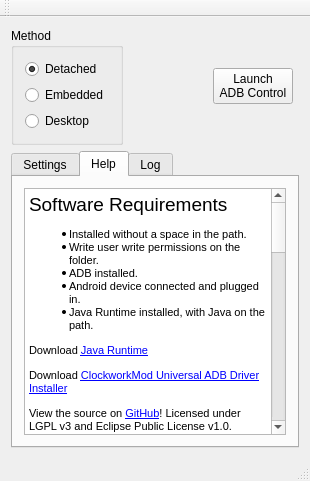
<?xml version="1.0" encoding="UTF-8"?>
<ui version="4.0">
 <class>MainWindow</class>
 <widget class="QMainWindow" name="MainWindow">
  <property name="geometry">
   <rect>
    <x>0</x>
    <y>0</y>
    <width>310</width>
    <height>464</height>
   </rect>
  </property>
  <property name="windowTitle">
   <string>MainWindow</string>
  </property>
  <widget class="QWidget" name="centralWidget">
   <layout class="QGridLayout" name="gridLayout_3">
    <item row="0" column="3">
     <widget class="QPushButton" name="launchAdbButton">
      <property name="text">
       <string>Launch
ADB Control</string>
      </property>
     </widget>
    </item>
    <item row="0" column="2">
     <spacer name="horizontalSpacer">
      <property name="orientation">
       <enum>Qt::Horizontal</enum>
      </property>
      <property name="sizeHint" stdset="0">
       <size>
        <width>40</width>
        <height>20</height>
       </size>
      </property>
     </spacer>
    </item>
    <item row="1" column="0" colspan="5">
     <widget class="QTabWidget" name="tabWidget">
      <property name="currentIndex">
       <number>1</number>
      </property>
      <widget class="QWidget" name="tabWidgetPage1">
       <attribute name="title">
        <string>Settings</string>
       </attribute>
       <layout class="QGridLayout" name="gridLayout">
        <item row="0" column="1">
         <widget class="QLabel" name="label">
          <property name="text">
           <string>config.properties</string>
          </property>
         </widget>
        </item>
        <item row="2" column="1" colspan="2">
         <layout class="QGridLayout" name="gridLayout_2">
          <item row="0" column="1">
           <widget class="QLineEdit" name="adbPathLineEdit">
            <property name="readOnly">
             <bool>true</bool>
            </property>
           </widget>
          </item>
          <item row="2" column="1">
           <widget class="QLineEdit" name="hostImagePathLineEdit">
            <property name="readOnly">
             <bool>true</bool>
            </property>
           </widget>
          </item>
          <item row="3" column="0">
           <widget class="QLabel" name="label_5">
            <property name="text">
             <string>Image Path (device)</string>
            </property>
           </widget>
          </item>
          <item row="2" column="0">
           <widget class="QLabel" name="label_4">
            <property name="text">
             <string>Image Path (host)</string>
            </property>
           </widget>
          </item>
          <item row="0" column="0">
           <widget class="QLabel" name="label_2">
            <property name="text">
             <string>Path to adb.exe</string>
            </property>
           </widget>
          </item>
          <item row="1" column="0">
           <widget class="QLabel" name="label_3">
            <property name="text">
             <string>Screenshot Delay</string>
            </property>
           </widget>
          </item>
          <item row="0" column="2">
           <widget class="QPushButton" name="getAdbPath">
            <property name="sizePolicy">
             <sizepolicy hsizetype="Minimum" vsizetype="Fixed">
              <horstretch>0</horstretch>
              <verstretch>0</verstretch>
             </sizepolicy>
            </property>
            <property name="maximumSize">
             <size>
              <width>30</width>
              <height>16777215</height>
             </size>
            </property>
            <property name="text">
             <string>...</string>
            </property>
           </widget>
          </item>
          <item row="1" column="1" colspan="2">
           <widget class="QSpinBox" name="delaySpinBox">
            <property name="suffix">
             <string> ms</string>
            </property>
            <property name="maximum">
             <number>10000</number>
            </property>
            <property name="singleStep">
             <number>50</number>
            </property>
            <property name="value">
             <number>100</number>
            </property>
           </widget>
          </item>
          <item row="2" column="2">
           <widget class="QPushButton" name="getImagePath">
            <property name="sizePolicy">
             <sizepolicy hsizetype="Minimum" vsizetype="Fixed">
              <horstretch>0</horstretch>
              <verstretch>0</verstretch>
             </sizepolicy>
            </property>
            <property name="maximumSize">
             <size>
              <width>30</width>
              <height>16777215</height>
             </size>
            </property>
            <property name="text">
             <string>...</string>
            </property>
           </widget>
          </item>
          <item row="3" column="1">
           <widget class="QLineEdit" name="deviceImagePathLineEdit"/>
          </item>
         </layout>
        </item>
        <item row="3" column="2">
         <widget class="QPushButton" name="saveButton">
          <property name="text">
           <string>Save
Config File</string>
          </property>
         </widget>
        </item>
        <item row="1" column="1" colspan="2">
         <widget class="QPlainTextEdit" name="configTxtEdit">
          <property name="readOnly">
           <bool>true</bool>
          </property>
          <property name="plainText">
           <string>---</string>
          </property>
         </widget>
        </item>
       </layout>
      </widget>
      <widget class="QWidget" name="tabWidgetPage2">
       <attribute name="title">
        <string>Help</string>
       </attribute>
       <layout class="QGridLayout" name="gridLayout_4">
        <item row="0" column="0">
         <widget class="QTextEdit" name="textEdit">
          <property name="html">
           <string>&lt;!DOCTYPE HTML PUBLIC &quot;-//W3C//DTD HTML 4.0//EN&quot; &quot;http://www.w3.org/TR/REC-html40/strict.dtd&quot;&gt;
&lt;html&gt;&lt;head&gt;&lt;meta name=&quot;qrichtext&quot; content=&quot;1&quot; /&gt;&lt;style type=&quot;text/css&quot;&gt;
p, li { white-space: pre-wrap; }
&lt;/style&gt;&lt;/head&gt;&lt;body style=&quot; font-family:'MS Shell Dlg 2'; font-size:8.25pt; font-weight:400; font-style:normal;&quot;&gt;
&lt;p style=&quot; margin-top:0px; margin-bottom:0px; margin-left:0px; margin-right:0px; -qt-block-indent:0; text-indent:0px;&quot;&gt;&lt;span style=&quot; font-size:14pt;&quot;&gt;Software Requirements&lt;/span&gt;&lt;/p&gt;
&lt;ul style=&quot;margin-top: 0px; margin-bottom: 0px; margin-left: 0px; margin-right: 0px; -qt-list-indent: 1;&quot;&gt;&lt;li style=&quot; font-size:8pt;&quot; style=&quot; margin-top:12px; margin-bottom:0px; margin-left:0px; margin-right:0px; -qt-block-indent:0; text-indent:0px;&quot;&gt;Installed without a space in the path.&lt;/li&gt;
&lt;li style=&quot; font-size:8pt;&quot; style=&quot; margin-top:0px; margin-bottom:0px; margin-left:0px; margin-right:0px; -qt-block-indent:0; text-indent:0px;&quot;&gt;Write user write permissions on the folder.&lt;/li&gt;
&lt;li style=&quot; font-size:8pt;&quot; style=&quot; margin-top:0px; margin-bottom:0px; margin-left:0px; margin-right:0px; -qt-block-indent:0; text-indent:0px;&quot;&gt;ADB installed.&lt;/li&gt;
&lt;li style=&quot; font-size:8pt;&quot; style=&quot; margin-top:0px; margin-bottom:0px; margin-left:0px; margin-right:0px; -qt-block-indent:0; text-indent:0px;&quot;&gt;Android device connected and plugged in.&lt;/li&gt;
&lt;li style=&quot; font-size:8pt;&quot; style=&quot; margin-top:0px; margin-bottom:12px; margin-left:0px; margin-right:0px; -qt-block-indent:0; text-indent:0px;&quot;&gt;Java Runtime installed, with Java on the path.&lt;/li&gt;&lt;/ul&gt;
&lt;p style=&quot; margin-top:0px; margin-bottom:12px; margin-left:0px; margin-right:0px; -qt-block-indent:0; text-indent:0px;&quot;&gt;&lt;span style=&quot; font-size:8pt;&quot;&gt;Download &lt;/span&gt;&lt;a href=&quot;https://java.com/en/download/&quot;&gt;&lt;span style=&quot; font-size:8pt; text-decoration: underline; color:#0000ff;&quot;&gt;Java Runtime&lt;/span&gt;&lt;/a&gt;&lt;/p&gt;
&lt;p style=&quot; margin-top:0px; margin-bottom:12px; margin-left:0px; margin-right:0px; -qt-block-indent:0; text-indent:0px;&quot;&gt;&lt;span style=&quot; font-size:8pt;&quot;&gt;Download &lt;/span&gt;&lt;a href=&quot;http://download.clockworkmod.com/test/UniversalAdbDriverSetup.msi&quot;&gt;&lt;span style=&quot; font-size:8pt; text-decoration: underline; color:#0000ff;&quot;&gt;ClockworkMod Universal ADB Driver Installer&lt;/span&gt;&lt;/a&gt;&lt;/p&gt;
&lt;p style=&quot; margin-top:0px; margin-bottom:12px; margin-left:0px; margin-right:0px; -qt-block-indent:0; text-indent:0px;&quot;&gt;&lt;span style=&quot; font-size:8pt;&quot;&gt;View the source on &lt;/span&gt;&lt;a href=&quot;https://github.com/peteristhegreat/adb_control_gui&quot;&gt;&lt;span style=&quot; font-size:8pt; text-decoration: underline; color:#0000ff;&quot;&gt;GitHub&lt;/span&gt;&lt;/a&gt;&lt;span style=&quot; font-size:8pt;&quot;&gt;! Licensed under LGPL v3 and Eclipse Public License v1.0.&lt;/span&gt;&lt;/p&gt;
&lt;p style=&quot; margin-top:0px; margin-bottom:12px; margin-left:0px; margin-right:0px; -qt-block-indent:0; text-indent:0px;&quot;&gt;&lt;span style=&quot; font-size:8pt;&quot;&gt;This project is an extension/wrapper to &lt;/span&gt;&lt;a href=&quot;http://marian.schedenig.name/2014/07/03/remote-control-your-android-phone-through-adb/&quot;&gt;&lt;span style=&quot; font-size:8pt; text-decoration: underline; color:#0000ff;&quot;&gt;ADB Control&lt;/span&gt;&lt;/a&gt;&lt;span style=&quot; font-size:8pt;&quot;&gt; by Marian Schedenig.&lt;/span&gt;&lt;/p&gt;
&lt;p style=&quot; margin-top:0px; margin-bottom:0px; margin-left:0px; margin-right:0px; -qt-block-indent:0; text-indent:0px;&quot;&gt;&lt;a href=&quot;http://marian.schedenig.name/2014/07/03/remote-control-your-android-phone-through-adb/&quot;&gt;&lt;span style=&quot; font-size:14pt; text-decoration: underline; color:#0000ff;&quot;&gt;Remote control your Android phone through adb&lt;/span&gt;&lt;/a&gt;&lt;/p&gt;
&lt;p style=&quot; margin-top:12px; margin-bottom:12px; margin-left:0px; margin-right:0px; -qt-block-indent:0; text-indent:0px;&quot;&gt;&lt;span style=&quot; font-size:8pt;&quot;&gt;The tool does the following: &lt;/span&gt;&lt;/p&gt;
&lt;ul style=&quot;margin-top: 0px; margin-bottom: 0px; margin-left: 0px; margin-right: 0px; -qt-list-indent: 1;&quot;&gt;&lt;li style=&quot; font-size:8pt;&quot; style=&quot; margin-top:12px; margin-bottom:0px; margin-left:0px; margin-right:0px; -qt-block-indent:0; text-indent:0px;&quot;&gt;Repeatedly grab a screenshot from the phone and display it in a Window &lt;/li&gt;
&lt;li style=&quot; font-size:8pt;&quot; style=&quot; margin-top:0px; margin-bottom:0px; margin-left:0px; margin-right:0px; -qt-block-indent:0; text-indent:0px;&quot;&gt;Capture keyboard events and forward them to the phone &lt;/li&gt;
&lt;li style=&quot; font-size:8pt;&quot; style=&quot; margin-top:0px; margin-bottom:12px; margin-left:0px; margin-right:0px; -qt-block-indent:0; text-indent:0px;&quot;&gt;Capture mouse clicks and drags and forward them to the phone &lt;/li&gt;&lt;/ul&gt;
&lt;p style=&quot; margin-top:12px; margin-bottom:12px; margin-left:0px; margin-right:0px; -qt-block-indent:0; text-indent:0px;&quot;&gt;&lt;span style=&quot; font-size:14pt;&quot;&gt;Settings&lt;/span&gt;&lt;/p&gt;
&lt;p style=&quot; margin-top:12px; margin-bottom:12px; margin-left:0px; margin-right:0px; -qt-block-indent:0; text-indent:0px;&quot;&gt;&lt;span style=&quot; font-size:8pt;&quot;&gt;Before you first start it, make sure you have adb installed and modify the config file provided with the download. &lt;/span&gt;&lt;/p&gt;
&lt;p style=&quot; margin-top:12px; margin-bottom:12px; margin-left:0px; margin-right:0px; -qt-block-indent:0; text-indent:0px;&quot;&gt;&lt;span style=&quot; font-size:8pt;&quot;&gt;It contains four settings: &lt;/span&gt;&lt;/p&gt;
&lt;ul style=&quot;margin-top: 0px; margin-bottom: 0px; margin-left: 0px; margin-right: 0px; -qt-list-indent: 1;&quot;&gt;&lt;li style=&quot; font-size:8pt;&quot; style=&quot; margin-top:12px; margin-bottom:0px; margin-left:0px; margin-right:0px; -qt-block-indent:0; text-indent:0px;&quot;&gt;&lt;span style=&quot; font-weight:600;&quot;&gt;adbCommand&lt;/span&gt; – the full path to the adb tool as a shell command. Linux users note that Java doesn’t seem like the ~ character in file paths to access the home directory. &lt;/li&gt;
&lt;li style=&quot; font-size:8pt;&quot; style=&quot; margin-top:0px; margin-bottom:0px; margin-left:0px; margin-right:0px; -qt-block-indent:0; text-indent:0px;&quot;&gt;&lt;span style=&quot; font-weight:600;&quot;&gt;screenshotDelay&lt;/span&gt; – the delay (in milliseconds) between displaying a screenshot and grabbing the next one. Note that the actual grabbing process will probably take considerably longer than this delay, so the update rate will be slower. &lt;/li&gt;
&lt;li style=&quot; font-size:8pt;&quot; style=&quot; margin-top:0px; margin-bottom:0px; margin-left:0px; margin-right:0px; -qt-block-indent:0; text-indent:0px;&quot;&gt;&lt;span style=&quot; font-weight:600;&quot;&gt;localImageFilePath&lt;/span&gt; – the tool has to download the image file from the phone. This path tells it where to store the file on the local system before displaying it. &lt;/li&gt;
&lt;li style=&quot; font-size:8pt;&quot; style=&quot; margin-top:0px; margin-bottom:12px; margin-left:0px; margin-right:0px; -qt-block-indent:0; text-indent:0px;&quot;&gt;&lt;span style=&quot; font-weight:600;&quot;&gt;phoneImageFilePath&lt;/span&gt; – the location on the phone where the screenshot file is stored before downloading it. &lt;/li&gt;&lt;/ul&gt;
&lt;p style=&quot; margin-top:12px; margin-bottom:12px; margin-left:0px; margin-right:0px; -qt-block-indent:0; text-indent:0px;&quot;&gt;&lt;span style=&quot; font-size:14pt;&quot;&gt;Mouse And Keyboard Control&lt;/span&gt;&lt;/p&gt;
&lt;p style=&quot; margin-top:12px; margin-bottom:12px; margin-left:0px; margin-right:0px; -qt-block-indent:0; text-indent:0px;&quot;&gt;&lt;span style=&quot; font-size:8pt;&quot;&gt;In the window, you can single click to send a tap event or click-drag to send a swipe event to the phone. Pressing a number or letter key (or anything else that produces an ASCII character between 33 and 127) will send that key press to the phone. &lt;/span&gt;&lt;/p&gt;
&lt;p style=&quot; margin-top:12px; margin-bottom:12px; margin-left:0px; margin-right:0px; -qt-block-indent:0; text-indent:0px;&quot;&gt;&lt;span style=&quot; font-size:8pt;&quot;&gt;Additionally, the following keys are forwarded: &lt;/span&gt;&lt;/p&gt;
&lt;ul style=&quot;margin-top: 0px; margin-bottom: 0px; margin-left: 0px; margin-right: 0px; -qt-list-indent: 1;&quot;&gt;&lt;li style=&quot; font-size:8pt;&quot; style=&quot; margin-top:12px; margin-bottom:0px; margin-left:0px; margin-right:0px; -qt-block-indent:0; text-indent:0px;&quot;&gt;Enter &lt;/li&gt;
&lt;li style=&quot; font-size:8pt;&quot; style=&quot; margin-top:0px; margin-bottom:0px; margin-left:0px; margin-right:0px; -qt-block-indent:0; text-indent:0px;&quot;&gt;Escape – as the Back key on Android &lt;/li&gt;
&lt;li style=&quot; font-size:8pt;&quot; style=&quot; margin-top:0px; margin-bottom:0px; margin-left:0px; margin-right:0px; -qt-block-indent:0; text-indent:0px;&quot;&gt;Home &lt;/li&gt;
&lt;li style=&quot; font-size:8pt;&quot; style=&quot; margin-top:0px; margin-bottom:0px; margin-left:0px; margin-right:0px; -qt-block-indent:0; text-indent:0px;&quot;&gt;Backspace &lt;/li&gt;
&lt;li style=&quot; font-size:8pt;&quot; style=&quot; margin-top:0px; margin-bottom:12px; margin-left:0px; margin-right:0px; -qt-block-indent:0; text-indent:0px;&quot;&gt;Cursor keys&lt;/li&gt;&lt;/ul&gt;&lt;/body&gt;&lt;/html&gt;</string>
          </property>
          <property name="textInteractionFlags">
           <set>Qt::LinksAccessibleByMouse|Qt::TextEditable|Qt::TextEditorInteraction|Qt::TextSelectableByKeyboard|Qt::TextSelectableByMouse</set>
          </property>
         </widget>
        </item>
       </layout>
      </widget>
      <widget class="QWidget" name="tab">
       <attribute name="title">
        <string>Log</string>
       </attribute>
       <layout class="QGridLayout" name="gridLayout_6">
        <item row="0" column="0">
         <widget class="QTextEdit" name="debugLogTextEdit">
          <property name="font">
           <font>
            <family>Courier New</family>
            <pointsize>12</pointsize>
           </font>
          </property>
          <property name="styleSheet">
           <string notr="true"> background-color: black; color: white;</string>
          </property>
          <property name="readOnly">
           <bool>true</bool>
          </property>
          <property name="placeholderText">
           <string>Debug Log</string>
          </property>
         </widget>
        </item>
       </layout>
      </widget>
     </widget>
    </item>
    <item row="0" column="0">
     <widget class="QGroupBox" name="groupBox">
      <property name="title">
       <string>Method</string>
      </property>
      <layout class="QGridLayout" name="gridLayout_5">
       <item row="0" column="0">
        <widget class="QRadioButton" name="detachedButton">
         <property name="text">
          <string>Detached</string>
         </property>
         <property name="checked">
          <bool>true</bool>
         </property>
        </widget>
       </item>
       <item row="1" column="0">
        <widget class="QRadioButton" name="embeddedButton">
         <property name="text">
          <string>Embedded</string>
         </property>
        </widget>
       </item>
       <item row="2" column="0">
        <widget class="QRadioButton" name="desktopButton">
         <property name="text">
          <string>Desktop</string>
         </property>
        </widget>
       </item>
      </layout>
     </widget>
    </item>
    <item row="0" column="1">
     <widget class="QLabel" name="label_6">
      <property name="sizePolicy">
       <sizepolicy hsizetype="Fixed" vsizetype="Fixed">
        <horstretch>0</horstretch>
        <verstretch>0</verstretch>
       </sizepolicy>
      </property>
      <property name="maximumSize">
       <size>
        <width>100</width>
        <height>100</height>
       </size>
      </property>
      <property name="text">
       <string/>
      </property>
      <property name="pixmap">
       <pixmap resource="resources.qrc">:/adb_puppet.png</pixmap>
      </property>
      <property name="scaledContents">
       <bool>true</bool>
      </property>
     </widget>
    </item>
   </layout>
  </widget>
  <widget class="QMenuBar" name="menuBar">
   <property name="geometry">
    <rect>
     <x>0</x>
     <y>0</y>
     <width>310</width>
     <height>21</height>
    </rect>
   </property>
  </widget>
  <widget class="QToolBar" name="mainToolBar">
   <attribute name="toolBarArea">
    <enum>TopToolBarArea</enum>
   </attribute>
   <attribute name="toolBarBreak">
    <bool>false</bool>
   </attribute>
  </widget>
  <widget class="QStatusBar" name="statusBar"/>
 </widget>
 <layoutdefault spacing="6" margin="11"/>
 <resources>
  <include location="resources.qrc"/>
 </resources>
 <connections/>
</ui>
